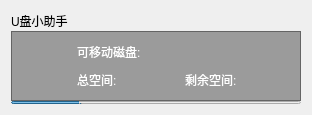
<?xml version="1.0" encoding="UTF-8"?>
<ui version="4.0">
 <class>USBdriveHelper</class>
 <widget class="QDialog" name="USBdriveHelper">
  <property name="geometry">
   <rect>
    <x>0</x>
    <y>0</y>
    <width>312</width>
    <height>113</height>
   </rect>
  </property>
  <property name="windowTitle">
   <string>Dialog</string>
  </property>
  <layout class="QVBoxLayout" name="verticalLayout">
   <property name="spacing">
    <number>0</number>
   </property>
   <item>
    <layout class="QHBoxLayout" name="horizontalLayout">
     <item>
      <widget class="QLabel" name="label">
       <property name="styleSheet">
        <string notr="true">color: rgb(0, 0, 0);
background-color: transparent;</string>
       </property>
       <property name="text">
        <string>U盘小助手</string>
       </property>
      </widget>
     </item>
     <item>
      <spacer name="horizontalSpacer">
       <property name="orientation">
        <enum>Qt::Horizontal</enum>
       </property>
       <property name="sizeHint" stdset="0">
        <size>
         <width>40</width>
         <height>20</height>
        </size>
       </property>
      </spacer>
     </item>
    </layout>
   </item>
   <item>
    <widget class="QFrame" name="frame">
     <property name="sizePolicy">
      <sizepolicy hsizetype="Preferred" vsizetype="Preferred">
       <horstretch>0</horstretch>
       <verstretch>0</verstretch>
      </sizepolicy>
     </property>
     <property name="styleSheet">
      <string notr="true">background-color: rgba(0, 0, 0, 90);</string>
     </property>
     <property name="frameShape">
      <enum>QFrame::StyledPanel</enum>
     </property>
     <property name="frameShadow">
      <enum>QFrame::Raised</enum>
     </property>
     <layout class="QHBoxLayout" name="horizontalLayout_2">
      <property name="rightMargin">
       <number>9</number>
      </property>
      <item>
       <widget class="QLabel" name="label_2">
        <property name="minimumSize">
         <size>
          <width>50</width>
          <height>50</height>
         </size>
        </property>
        <property name="maximumSize">
         <size>
          <width>50</width>
          <height>50</height>
         </size>
        </property>
        <property name="styleSheet">
         <string notr="true">background-color: transparent;
border-image: url(:/icons/Upan.ico);</string>
        </property>
        <property name="text">
         <string/>
        </property>
       </widget>
      </item>
      <item>
       <layout class="QGridLayout" name="gridLayout">
        <item row="0" column="0" colspan="2">
         <widget class="QLabel" name="label_3">
          <property name="styleSheet">
           <string notr="true">background-color: transparent;
color: rgb(255, 255, 255);</string>
          </property>
          <property name="text">
           <string>可移动磁盘: </string>
          </property>
         </widget>
        </item>
        <item row="0" column="2" colspan="2">
         <widget class="QLabel" name="label_6">
          <property name="styleSheet">
           <string notr="true">background-color: transparent;
color: rgb(255, 255, 255);</string>
          </property>
          <property name="text">
           <string/>
          </property>
         </widget>
        </item>
        <item row="1" column="0">
         <widget class="QLabel" name="label_4">
          <property name="styleSheet">
           <string notr="true">background-color: transparent;
color: rgb(255, 255, 255);</string>
          </property>
          <property name="text">
           <string>总空间:</string>
          </property>
         </widget>
        </item>
        <item row="1" column="1">
         <widget class="QLabel" name="label_7">
          <property name="styleSheet">
           <string notr="true">background-color: transparent;
color: rgb(255, 255, 255);</string>
          </property>
          <property name="text">
           <string/>
          </property>
         </widget>
        </item>
        <item row="1" column="2">
         <widget class="QLabel" name="label_5">
          <property name="styleSheet">
           <string notr="true">background-color: transparent;
color: rgb(255, 255, 255);</string>
          </property>
          <property name="text">
           <string>剩余空间:</string>
          </property>
         </widget>
        </item>
        <item row="1" column="3">
         <widget class="QLabel" name="label_8">
          <property name="styleSheet">
           <string notr="true">background-color: transparent;
color: rgb(255, 255, 255);</string>
          </property>
          <property name="text">
           <string/>
          </property>
         </widget>
        </item>
       </layout>
      </item>
     </layout>
    </widget>
   </item>
   <item>
    <widget class="QProgressBar" name="progressBar">
     <property name="sizePolicy">
      <sizepolicy hsizetype="MinimumExpanding" vsizetype="Fixed">
       <horstretch>0</horstretch>
       <verstretch>0</verstretch>
      </sizepolicy>
     </property>
     <property name="maximumSize">
      <size>
       <width>16777215</width>
       <height>3</height>
      </size>
     </property>
     <property name="value">
      <number>24</number>
     </property>
     <property name="format">
      <string/>
     </property>
    </widget>
   </item>
  </layout>
 </widget>
 <resources/>
 <connections/>
</ui>
